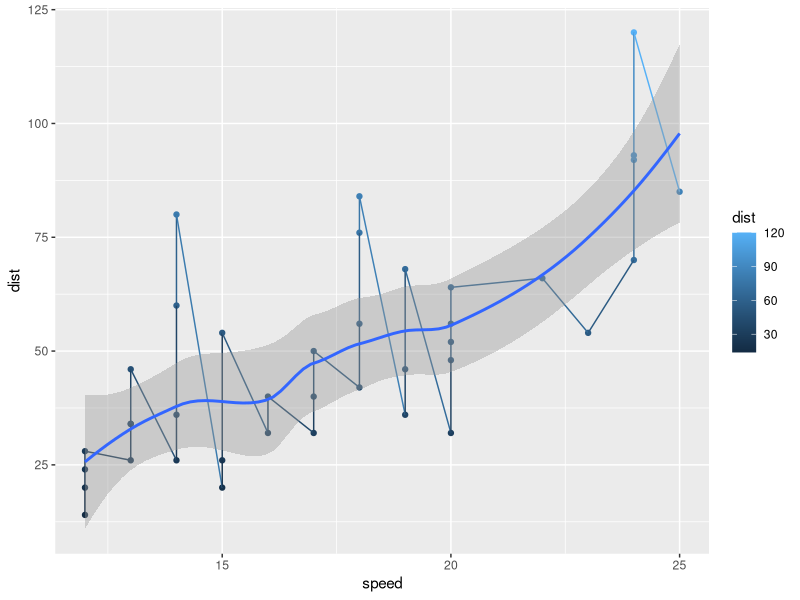

This chart was generated by the following R code:
library(car)
library(tidyverse)

df<-cars

df<- df %>% filter(speed>11)

plotdemo<-ggplot(df,aes(x=speed,
              y=dist, color=dist))+
  geom_point()

plotdemo+
  geom_line()+
geom_smooth()
